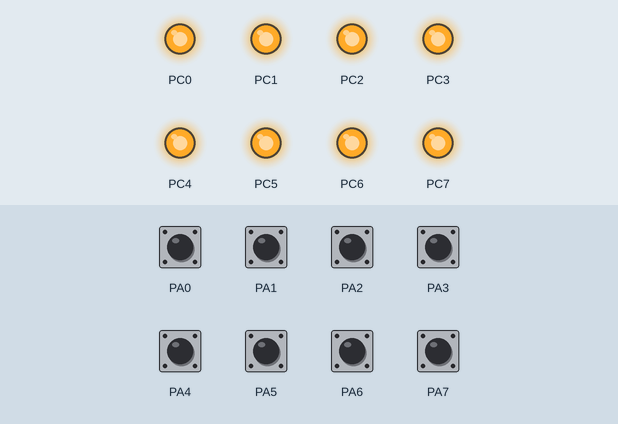
A program run on a simulated ATmega32, built with avr-gcc and emulated at 16 MHz. Shown: output pins drawn as LEDs (lit = HIGH). The inputs (shaded band) are chosen by the test bench; at power-on: PA0–7 HIGH.

Above: at 1.2 s.
1.3 s: PA0 pulled LOW for 0.15 s
At 1.37 s:
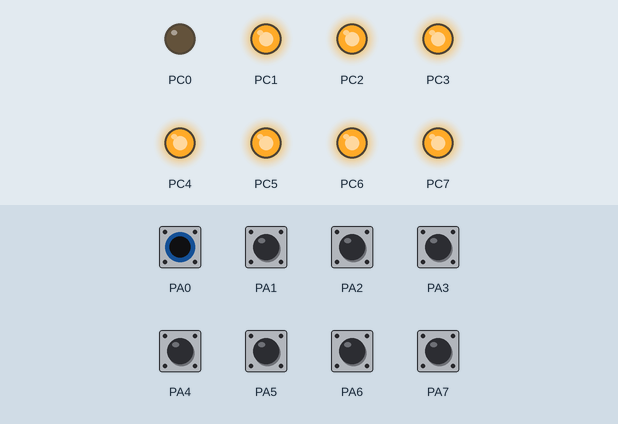
2.9 s: PA1 pulled LOW for 0.15 s
At 2.97 s:
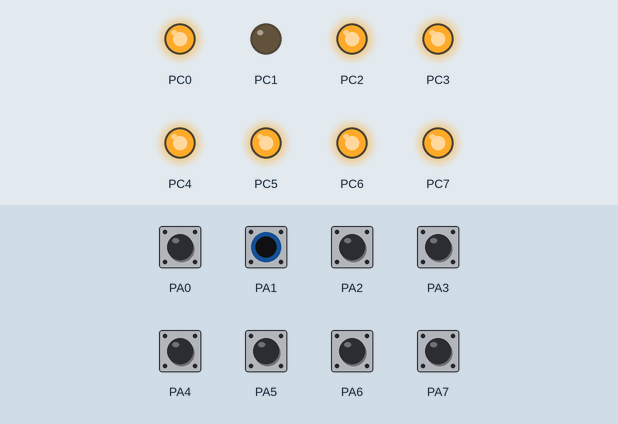
4.5 s: PA2 pulled LOW for 0.15 s
At 4.57 s:
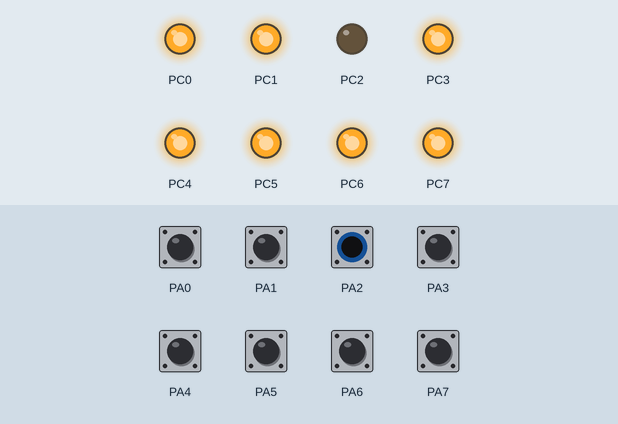
6.1 s: PA3 pulled LOW for 0.15 s
At 6.17 s:
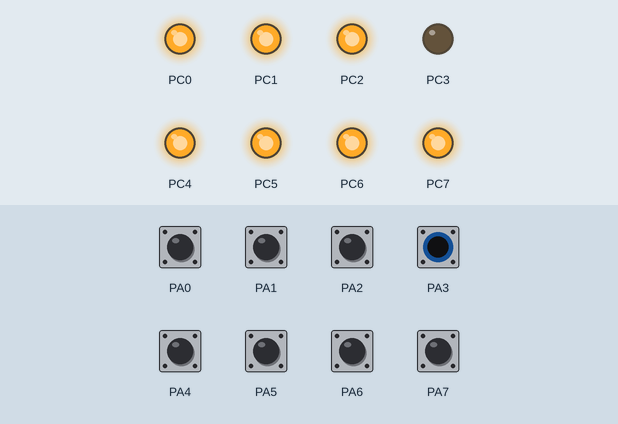
7.7 s: PA4 pulled LOW for 0.15 s
At 7.77 s:
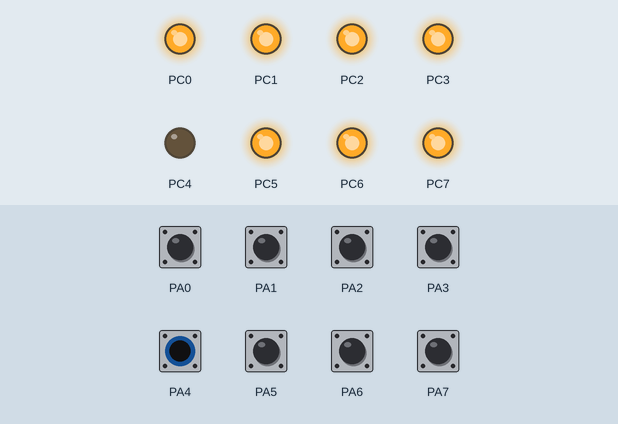
9.3 s: PA5 pulled LOW for 0.15 s
At 9.37 s:
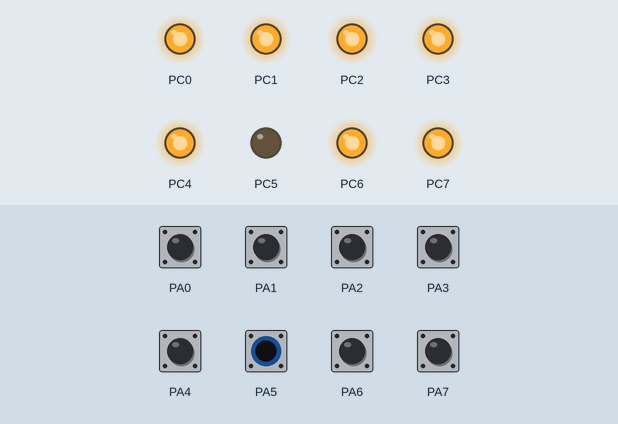
Timing chart, 0 to 11.9 s (numbered marks = the images above; inputs shaded):
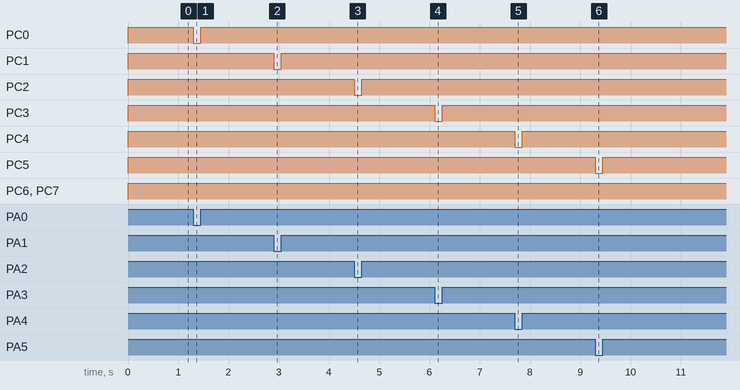

Measured:
- after the input at 1.3 s, PC0: HIGH → LOW at once, → HIGH 0.15 s later
- after the input at 2.9 s, PC1: HIGH → LOW at once, → HIGH 0.15 s later
- after the input at 4.5 s, PC2: HIGH → LOW at once, → HIGH 0.15 s later
- after the input at 6.1 s, PC3: HIGH → LOW at once, → HIGH 0.15 s later
- after the input at 7.7 s, PC4: HIGH → LOW at once, → HIGH 0.15 s later
- after the input at 9.3 s, PC5: HIGH → LOW at once, → HIGH 0.15 s later

The program:

main.c
```c
// (licence header left out)
#include <avr/io.h>

int main()
{
	DDRC = 0xff;           // Configure PORTC as output to connect Leds
	DDRA = 0x00;           // Configure PORTA as INput to connect switches
	PORTA = 0xff;          // Enable The PullUps of PORTA.

	while(1)
	{
		PORTC = PINA;     // Read the switch status and display it on Leds
	}
	return 0;
}
```
